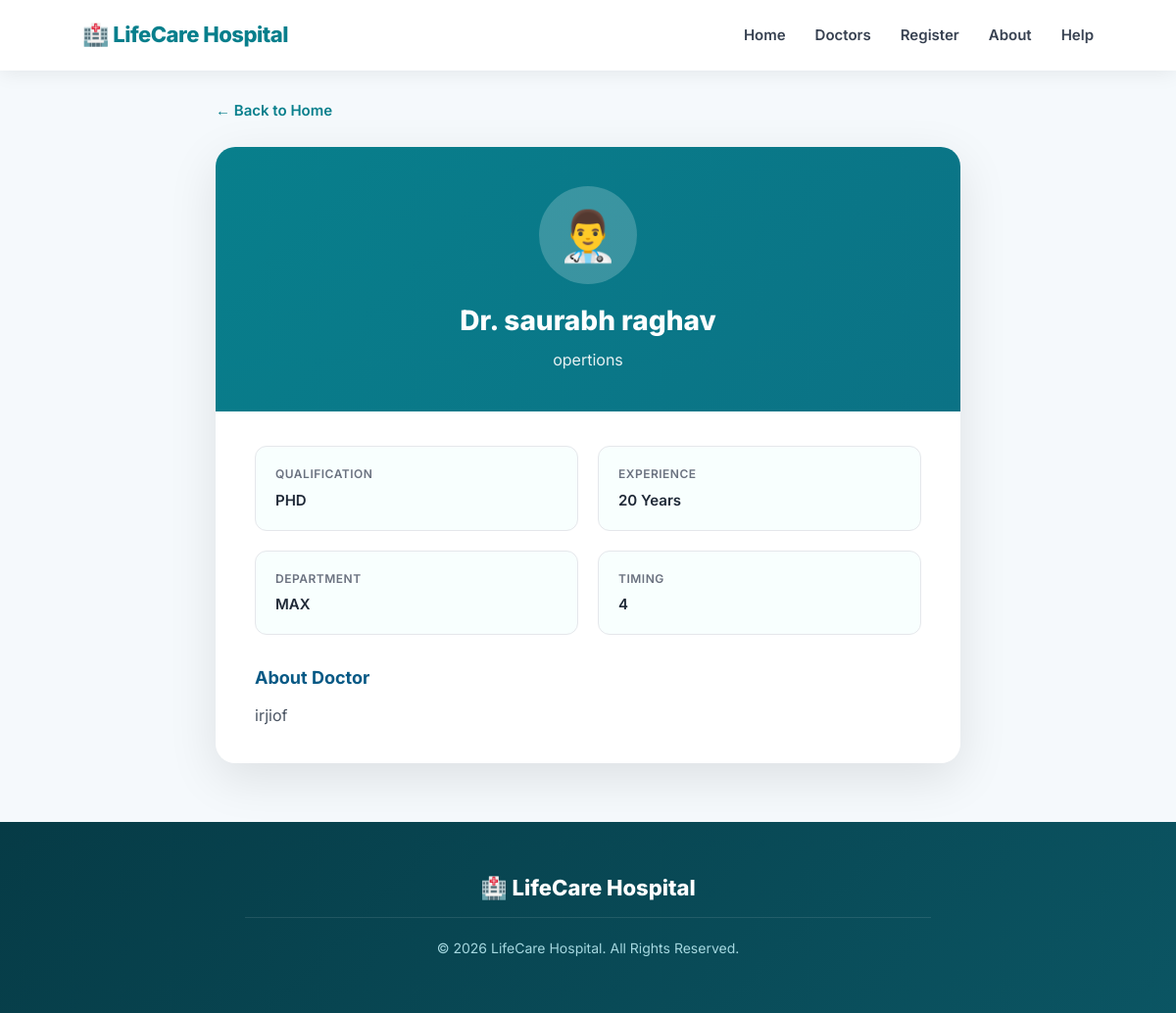
The page /doctors/1/ on the database its author committed.
### API/models.py (models this page shows, shortened)
class Doctor(models.Model):
    name = models.CharField(max_length=100)
    specialization = models.CharField(max_length=100)
    qualification = models.CharField(max_length=200)
    experience = models.IntegerField()
    department = models.CharField(max_length=100)
    timing = models.CharField(max_length=100)
    description = models.TextField()
    image = models.ImageField(upload_to="doctors/", blank=True)

### API/views.py (the view)
# urls.py: path('doctors/<int:doctor_id>/', views.doctor_detail, name='doctor_detail'),
def doctor_detail(request, doctor_id):
    doctor = Doctor.objects.get(id=doctor_id)
    return render(request, "doctor_detail.html", {'doctor': doctor})

### template/doctor_detail.html (shortened to what this page needs)
{% load static %}
<!DOCTYPE html>
<html lang="en">
<head>
    <link rel="stylesheet" href="{% static 'home.css' %}">
</head>
<body>
    <nav>
        <div class="logo">🏥 LifeCare Hospital</div>
        <div class="nav-links">
            <a href="/">Home</a>
            <a href="/#doctors">Doctors</a>
            <a href="/#register">Register</a>
            <a href="/#about">About</a>
            <a href="/#help">Help</a>
        </div>
    </nav>
    <div class="detail-wrapper">
        <a href="/" class="back-btn">← Back to Home</a>
        <div class="detail-card">
            <div class="detail-header">
                {% if doctor.image %}
                    <img src="{{ doctor.image.url }}" alt="{{ doctor.name }}" class="doctor-img">
                {% else %}
                    <div class="detail-icon">👨‍⚕️</div>
                {% endif %}
                <h1>Dr. {{ doctor.name }}</h1>
                <p class="spec">{{ doctor.specialization }}</p>
            </div>
            <div class="detail-body">
                <div class="info-grid">
                    <div class="info-item">
                        <label>Qualification</label>
                        <p>{{ doctor.qualification }}</p>
                    </div>
                    <div class="info-item">
                        <label>Experience</label>
                        <p>{{ doctor.experience }} Years</p>
                    </div>
                    <div class="info-item">
                        <label>Department</label>
                        <p>{{ doctor.department }}</p>
                    </div>
                    <div class="info-item">
                        <label>Timing</label>
                        <p>{{ doctor.timing }}</p>
                    </div>
                </div>
                <div class="desc-section">
                    <h3>About Doctor</h3>
                    <p>{{ doctor.description }}</p>
                </div>
            </div>
        </div>
    </div>
    <footer>
        <div class="footer-content">
            <div class="footer-logo">🏥 LifeCare Hospital</div>
            <p class="footer-copy">© 2026 LifeCare Hospital. All Rights Reserved.</p>
        </div>
    </footer>
</body>
</html>

### static/home.css (style rules this page uses)
* { margin: 0; padding: 0; box-sizing: border-box; }
html { scroll-behavior: smooth; }
body { font-family: 'Inter', Arial, sans-serif; background: #f5f9fc; color: #1f2937; line-height: 1.6; }
nav { width: 100%; height: 72px; position: fixed; top: 0; left: 0; z-index: 1000; display: flex; align-items: center; justify-content: space-between; padding: 0 7%; background: rgba(255, 255, 255, 0.97); box-shadow: 0 2px 20px rgba(0, 0, 0, 0.08); backdrop-filter: blur(10px); }
.logo { color: #087f8c; font-size: 22px; font-weight: 800; white-space: nowrap; letter-spacing: -0.5px; }
.nav-links { display: flex; align-items: center; gap: 30px; }
.nav-links a { position: relative; color: #374151; text-decoration: none; font-size: 15px; font-weight: 600; transition: 0.3s; }
.nav-links a::after { content: ""; position: absolute; left: 0; bottom: -5px; width: 0; height: 2px; background: #087f8c; transition: 0.3s; border-radius: 2px; }
label { display: block; margin-bottom: 7px; color: #374151; font-size: 14px; font-weight: 600; }
footer { background: linear-gradient(135deg, #063b46, #0b5563); color: #dff6ff; text-align: center; padding: 50px 20px 30px; }
.footer-content { max-width: 700px; margin: auto; }
.footer-logo { font-size: 22px; font-weight: 800; color: white; margin-bottom: 12px; }
.footer-content > p { color: #a5d8e0; font-size: 14px; margin-bottom: 25px; }
.footer-copy { color: #6b9ea6; font-size: 13px; border-top: 1px solid rgba(255,255,255,0.1); padding-top: 20px; margin-top: 5px; }

### rows shown on the page
Doctor: name "saurabh raghav", specialization "opertions", qualification "PHD", experience "20", department "MAX", timing "4", description "irjiof"
